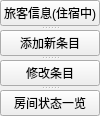
           <widget class="QSplitter" name="splitter">
            <property name="mouseTracking">
             <bool>true</bool>
            </property>
            <property name="orientation">
             <enum>Qt::Vertical</enum>
            </property>
            <widget class="QPushButton" name="swithButton_1">
             <property name="sizePolicy">
              <sizepolicy hsizetype="Expanding" vsizetype="Expanding">
               <horstretch>0</horstretch>
               <verstretch>0</verstretch>
              </sizepolicy>
             </property>
             <property name="mouseTracking">
              <bool>true</bool>
             </property>
             <property name="text">
              <string>旅客信息(住宿中)</string>
             </property>
            </widget>
            <widget class="QPushButton" name="swithButton_2">
             <property name="enabled">
              <bool>true</bool>
             </property>
             <property name="sizePolicy">
              <sizepolicy hsizetype="Expanding" vsizetype="Expanding">
               <horstretch>0</horstretch>
               <verstretch>0</verstretch>
              </sizepolicy>
             </property>
             <property name="mouseTracking">
              <bool>true</bool>
             </property>
             <property name="text">
              <string>添加新条目</string>
             </property>
            </widget>
            <widget class="QPushButton" name="swithButton_3">
             <property name="sizePolicy">
              <sizepolicy hsizetype="Expanding" vsizetype="Expanding">
               <horstretch>0</horstretch>
               <verstretch>0</verstretch>
              </sizepolicy>
             </property>
             <property name="mouseTracking">
              <bool>true</bool>
             </property>
             <property name="text">
              <string>修改条目</string>
             </property>
            </widget>
            <widget class="QPushButton" name="swithButton_4">
             <property name="sizePolicy">
              <sizepolicy hsizetype="Expanding" vsizetype="Expanding">
               <horstretch>0</horstretch>
               <verstretch>0</verstretch>
              </sizepolicy>
             </property>
             <property name="mouseTracking">
              <bool>true</bool>
             </property>
             <property name="text">
              <string>房间状态一览</string>
             </property>
            </widget>
           </widget>
